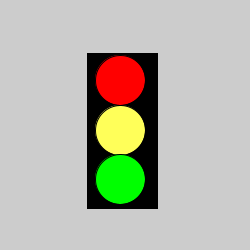
Frame 1 (no input)
Frame 60 (the mouse pressed at the canvas centre just before this capture): identical to frame 1, image omitted
Frame 120 (the mouse held since frame 60 and released just before this capture): identical to frame 1, image omitted

The Processing sketch that drew this single still picture (run headless with seeded random() and noise(); from frame 60 on, the mouse is pressed at the canvas centre):

// Processing sketch: processing_127026
// ── processing_127026.pde

void setup() {  //setup function called initially, only once
  size(250, 250);

}

void draw() {  //draw function loops 
   fill(0,0,0); //black
     rect(87,53,70,155); 
    fill(324,453,89); //yellow
      ellipse(120,130,50,50);
    fill(255,0,0); //red
      ellipse(120,80,50,50);
     fill(0,255,0); //green
     ellipse(120,179,50,50);
   
}    
